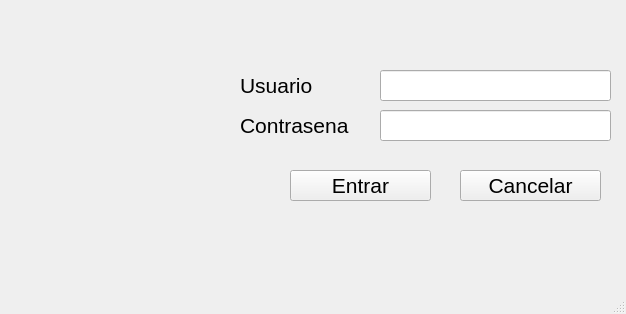
<?xml version="1.0" encoding="UTF-8"?>
<ui version="4.0">
 <class>MainWindow</class>
 <widget class="QMainWindow" name="MainWindow">
  <property name="geometry">
   <rect>
    <x>0</x>
    <y>0</y>
    <width>626</width>
    <height>314</height>
   </rect>
  </property>
  <property name="windowTitle">
   <string>MainWindow</string>
  </property>
  <widget class="QWidget" name="centralwidget">
   <widget class="QLabel" name="lblUsuario">
    <property name="geometry">
     <rect>
      <x>240</x>
      <y>70</y>
      <width>131</width>
      <height>31</height>
     </rect>
    </property>
    <property name="font">
     <font>
      <pointsize>16</pointsize>
     </font>
    </property>
    <property name="text">
     <string>Usuario</string>
    </property>
   </widget>
   <widget class="QLabel" name="lblContrasena">
    <property name="geometry">
     <rect>
      <x>240</x>
      <y>110</y>
      <width>131</width>
      <height>31</height>
     </rect>
    </property>
    <property name="font">
     <font>
      <pointsize>16</pointsize>
     </font>
    </property>
    <property name="text">
     <string>Contrasena</string>
    </property>
   </widget>
   <widget class="QLineEdit" name="txtUsuario">
    <property name="geometry">
     <rect>
      <x>380</x>
      <y>70</y>
      <width>231</width>
      <height>31</height>
     </rect>
    </property>
    <property name="font">
     <font>
      <pointsize>16</pointsize>
     </font>
    </property>
   </widget>
   <widget class="QLineEdit" name="txtContrasena">
    <property name="geometry">
     <rect>
      <x>380</x>
      <y>110</y>
      <width>231</width>
      <height>31</height>
     </rect>
    </property>
    <property name="font">
     <font>
      <pointsize>16</pointsize>
     </font>
    </property>
   </widget>
   <widget class="QPushButton" name="btnCancelar">
    <property name="geometry">
     <rect>
      <x>460</x>
      <y>170</y>
      <width>141</width>
      <height>31</height>
     </rect>
    </property>
    <property name="font">
     <font>
      <pointsize>16</pointsize>
     </font>
    </property>
    <property name="text">
     <string>Cancelar</string>
    </property>
    <property name="icon">
     <iconset>
      <normaloff>../Imagenes/error.png</normaloff>../Imagenes/error.png</iconset>
    </property>
   </widget>
   <widget class="QPushButton" name="btnAceptar">
    <property name="geometry">
     <rect>
      <x>290</x>
      <y>170</y>
      <width>141</width>
      <height>31</height>
     </rect>
    </property>
    <property name="font">
     <font>
      <pointsize>16</pointsize>
     </font>
    </property>
    <property name="text">
     <string>Entrar</string>
    </property>
    <property name="icon">
     <iconset>
      <normaloff>../Imagenes/acceso.png</normaloff>../Imagenes/acceso.png</iconset>
    </property>
   </widget>
   <widget class="QLabel" name="label">
    <property name="geometry">
     <rect>
      <x>40</x>
      <y>60</y>
      <width>121</width>
      <height>111</height>
     </rect>
    </property>
    <property name="text">
     <string/>
    </property>
    <property name="pixmap">
     <pixmap>../Imagenes/imagen-inicio.png</pixmap>
    </property>
    <property name="scaledContents">
     <bool>true</bool>
    </property>
   </widget>
   <widget class="QLabel" name="label_2">
    <property name="geometry">
     <rect>
      <x>200</x>
      <y>240</y>
      <width>221</width>
      <height>31</height>
     </rect>
    </property>
    <property name="font">
     <font>
      <pointsize>14</pointsize>
     </font>
    </property>
    <property name="text">
     <string/>
    </property>
   </widget>
  </widget>
  <widget class="QMenuBar" name="menubar">
   <property name="geometry">
    <rect>
     <x>0</x>
     <y>0</y>
     <width>626</width>
     <height>21</height>
    </rect>
   </property>
  </widget>
  <widget class="QStatusBar" name="statusbar"/>
 </widget>
 <resources/>
 <connections/>
</ui>
